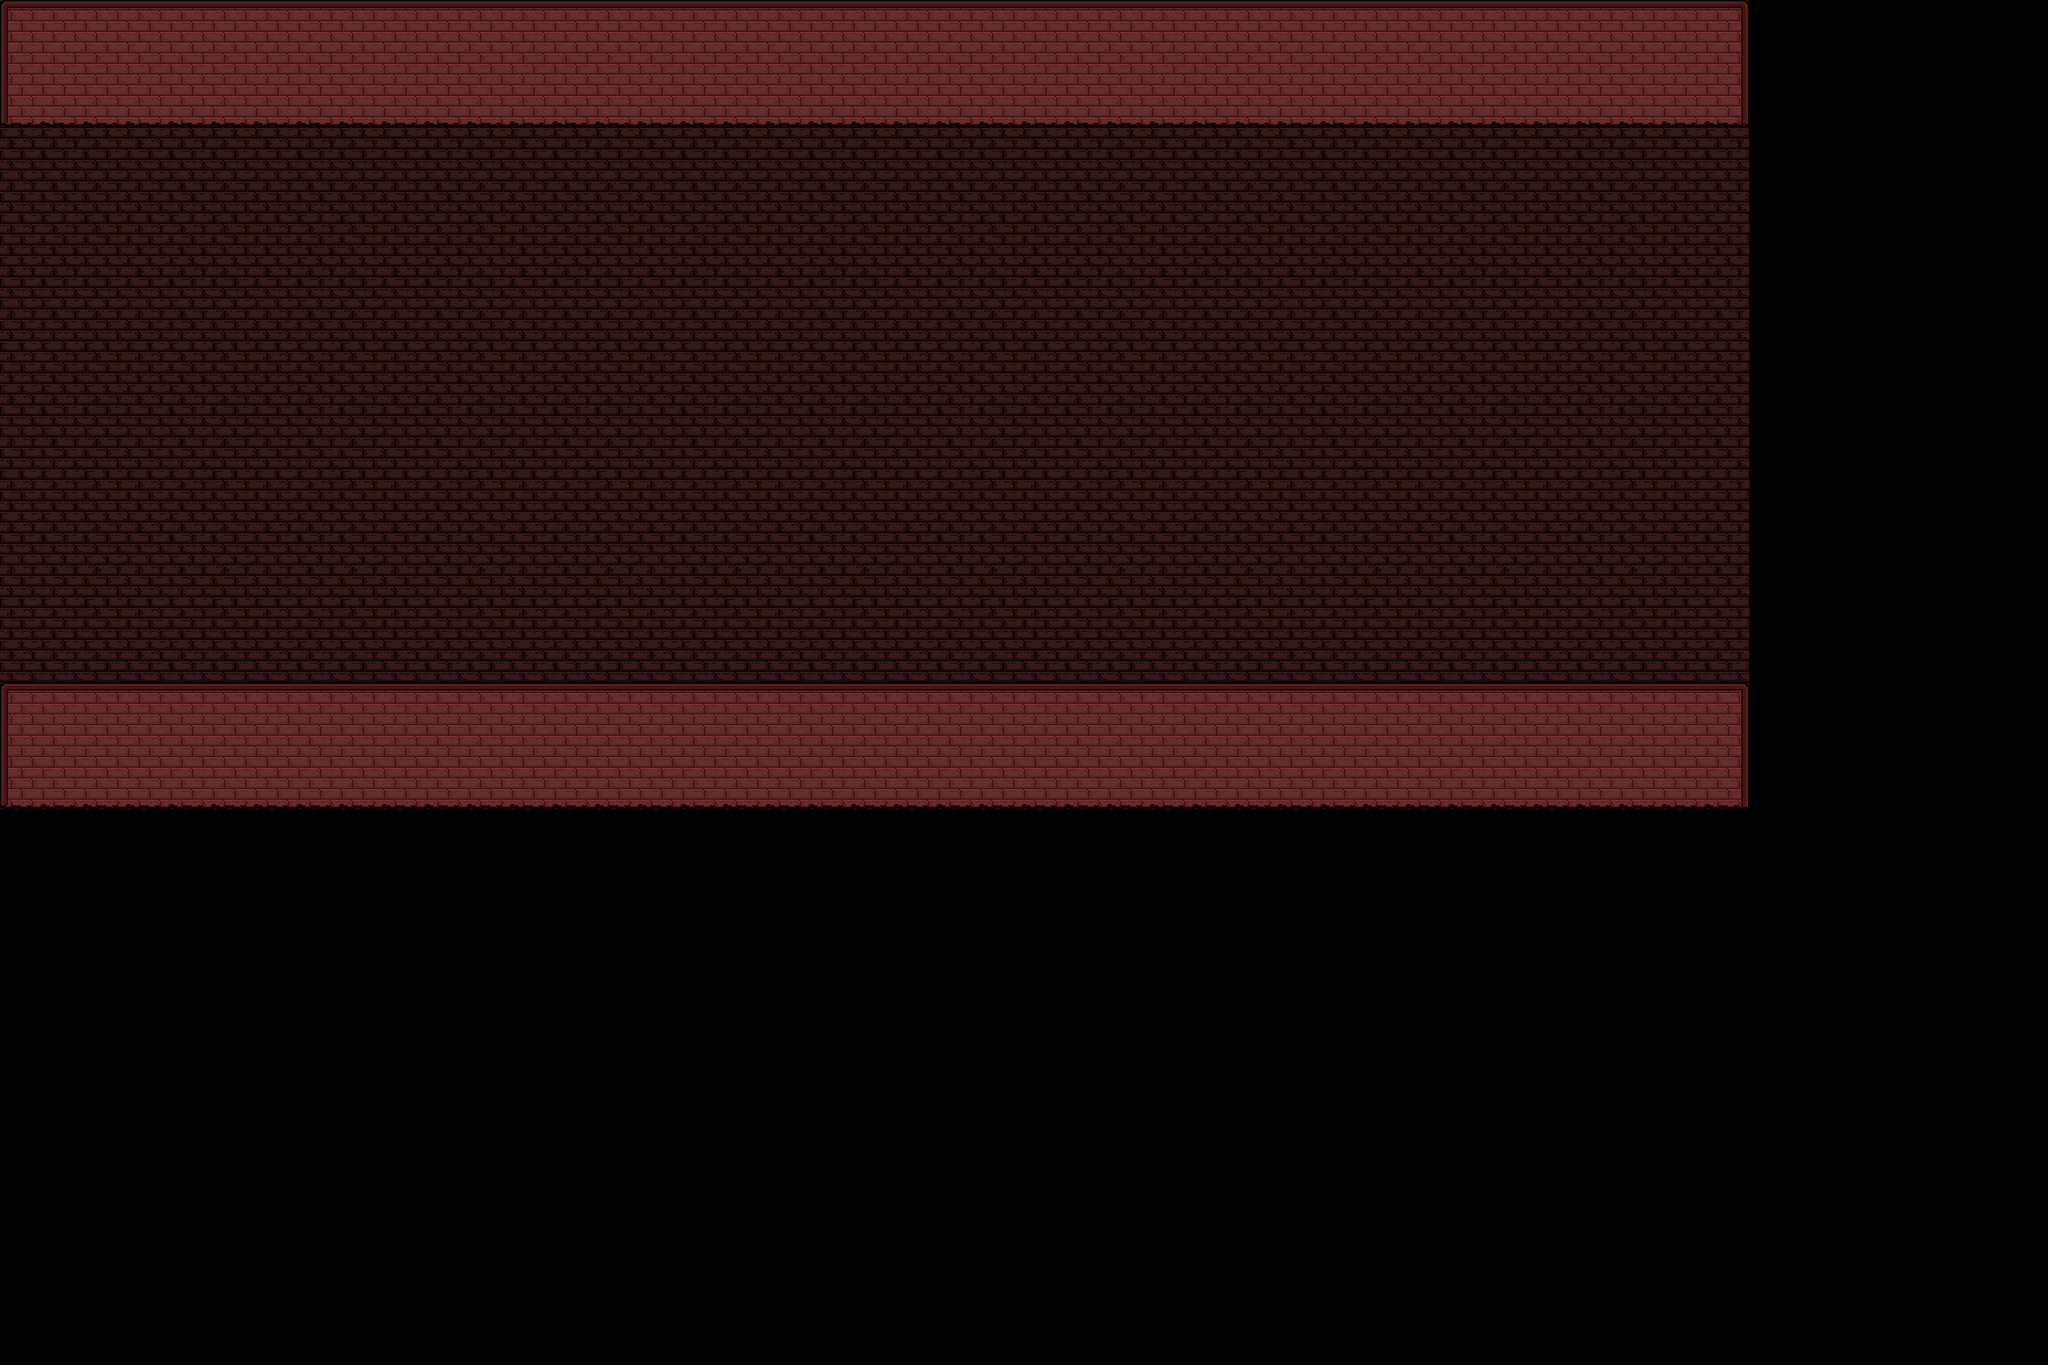

The image is a tile-based game level rendered from a .tmx file. Its description and source (layers, tilesets, objects; grid data summarised) follow:
An orthogonal 48x32 tile map with 64x64 px tiles, 2 tile layers (Tile Layer 1, tiled), 2 tilesets and 18 objects (5x Floor, 4x Camera, 2x Door, 2x Player, 2x Start, ...).

<map version="1.2" tiledversion="1.2.0" orientation="orthogonal" renderorder="right-down" width="48" height="32" tilewidth="64" tileheight="64" infinite="0" nextlayerid="6" nextobjectid="22">
 <tileset firstgid="1" source="level 2 background.tsx" />
 <tileset firstgid="2" source="level 2 tiles.tsx" />
 <layer id="3" name="Tile Layer 1" width="48" height="32">
  <data>[1536 cells, 779 non-empty, 1 distinct tile ids]</data>
 </layer>
 <layer id="4" name="tiled" width="48" height="32">
  <data>[1536 cells, 246 non-empty, 9 distinct tile ids]</data>
 </layer>
 <objectgroup id="5" name="Object Layer 1">
  <object id="1" name="Floor" x="0" y="1024" width="1984" height="192" />
  <object id="2" name="Floor" x="0" y="0" width="1984" height="192" />
  <object id="3" name="Floor" x="1984" y="128" width="64" height="960" />
  <object id="4" name="Floor" x="-64" y="192" width="64" height="832" />
  <object id="6" name="Camera" x="192" y="-64" width="64" height="64">
   <properties>
    <property name="direction" value="1" />
   </properties>
  </object>
  <object id="7" name="Camera" x="-64" y="64" width="64" height="64">
   <properties>
    <property name="direction" value="4" />
   </properties>
  </object>
  <object id="8" name="Camera" x="768" y="1216" width="64" height="64">
   <properties>
    <property name="direction" value="3" />
   </properties>
  </object>
  <object id="9" name="Camera" x="1984" y="1088" width="64" height="64">
   <properties>
    <property name="direction" value="2" />
   </properties>
  </object>
  <object id="10" name="Door" x="0" y="832" width="128" height="192">
   <properties>
    <property name="direction" value="back2" />
    <property name="open" value="0" />
    <property name="openKeys" value="5" />
    <property name="openTo" value="6" />
   </properties>
  </object>
  <object id="11" name="Player" x="128" y="896" width="64" height="64">
   <properties>
    <property name="direction" value="back2" />
   </properties>
  </object>
  <object id="12" name="Start" x="0" y="448" width="64" height="64">
   <properties>
    <property name="direction" value="back2" />
   </properties>
  </object>
  <object id="13" name="Door" x="1969" y="880" width="15" height="144">
   <properties>
    <property name="direction" value="right" />
    <property name="open" value="0" />
    <property name="openKeys" value="4" />
    <property name="openTo" value="5" />
   </properties>
  </object>
  <object id="14" name="Floor" x="1969" y="192" width="15" height="687.938">
   <properties>
    <property name="door" value="1" />
   </properties>
  </object>
  <object id="15" name="Enemy" x="1408" y="896" width="64" height="64">
   <properties>
    <property name="Etype" value="25" />
    <property name="keyReq" value="-1" />
    <property name="mode" value="standard" />
    <property name="number" value="0" />
   </properties>
  </object>
  <object id="17" name="Key" x="1792" y="896" width="64" height="64">
   <properties>
    <property name="needed" value="-1" />
    <property name="number" value="0" />
    <property name="showing" value="0" />
   </properties>
  </object>
  <object id="18" name="Player" x="1856" y="896" width="64" height="64">
   <properties>
    <property name="direction" value="left" />
   </properties>
  </object>
  <object id="20" name="Start" x="960" y="448" width="64" height="64">
   <properties>
    <property name="direction" value="left" />
   </properties>
  </object>
  <object id="21" name="Enemy" x="1216" y="896" width="64" height="64">
   <properties>
    <property name="Etype" value="22" />
    <property name="keyReq" value="-1" />
    <property name="mode" value="standard" />
    <property name="number" value="1" />
   </properties>
  </object>
 </objectgroup>
</map>
